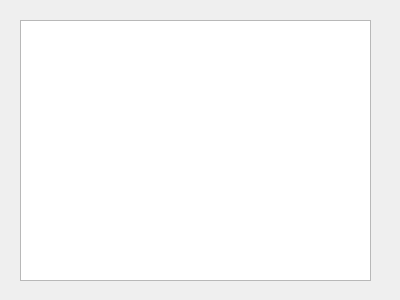
<?xml version="1.0" encoding="UTF-8"?>
<ui version="4.0">
 <class>MainWindow</class>
 <widget class="QMainWindow" name="MainWindow">
  <property name="geometry">
   <rect>
    <x>0</x>
    <y>0</y>
    <width>400</width>
    <height>300</height>
   </rect>
  </property>
  <property name="windowTitle">
   <string>MainWindow</string>
  </property>
  <widget class="QWidget" name="centralWidget">
   <widget class="QGraphicsView" name="graphicsView">
    <property name="geometry">
     <rect>
      <x>20</x>
      <y>20</y>
      <width>351</width>
      <height>261</height>
     </rect>
    </property>
   </widget>
  </widget>
 </widget>
 <layoutdefault spacing="6" margin="11"/>
 <resources/>
 <connections/>
</ui>
